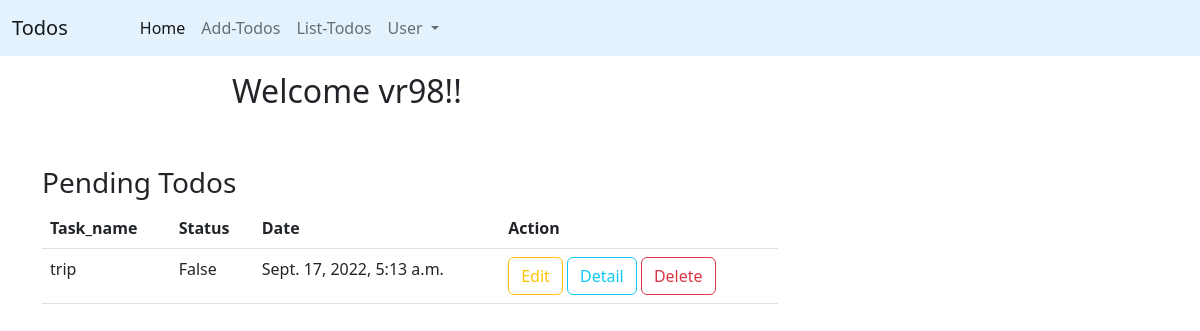
Screenshot of /home (signed in) with the database file from the repository.
### todoapp/models.py (models this page shows, shortened)
class Todo(models.Model):
    user=models.ForeignKey(User,on_delete=models.CASCADE)
    task_name=models.CharField(max_length=120)
    status=models.BooleanField(default=False)
    date=models.DateTimeField(auto_now_add=True)

### todoapp/views.py (the view)
# urls.py: path("home",views.IndexView.as_view(),name="index"),
@method_decorator(signin_required,name="dispatch")
class IndexView(TemplateView):
    template_name = "home.html"
    def get_context_data(self, **kwargs):  # to add(render) extra contexts
        context=super().get_context_data(**kwargs)
        context["todos"]=Todo.objects.filter(user=self.request.user,status=False)
        return context

### todoapp/templates/home.html (shortened to what this page needs)
{%extends 'base.html'%}
{%block body_block%}
 <div class="container">
    <div class="row mt-3">
        <div class="col-2"></div>
        <div class="col-8">
            <h2>Welcome {{request.user}}!! </h2>
        </div>
        <div class="col-2">
        </div>
    </div>
    <div class="row mt-5">
        <div class="col-8">
            <h3>Pending Todos</h3>
            {%if todos%}
            <table class="table">
                <tr>
                    <th>Task_name</th>
                    <th>Status</th>
                    <th>Date</th>
                    <th>Action</th>
                </tr>
                {%for todo in todos%}
                <tr>
                    <td>{{todo.task_name}}</td>
                    <td>{{todo.status}}</td>
                    <td>{{todo.date}}</td>
                    <td>
                        <a href="{%url 'edit-todo' todo.id%}" class="btn btn-outline-warning">Edit</a>
                        <a href="{%url 'todo-detail' todo.id%}" class="btn btn-outline-info">Detail</a>
                        <a href="{%url 'remove-todo' todo.id %}" class="btn btn-outline-danger">Delete</a>
                    </td>
                </tr>
                {%endfor%}
            </table>
            {%else%}
            <h2 class="text text-danger">No_Todos_to_Show</h2>
            {%endif%}
        </div>
        <div class="col-2"></div>
        <div class="col-2"></div>
    </div>
</div>
{%endblock%}

### rows the page displays
Todo: task_name "trip", status "False", date "Sept. 17, 2022, 5:13 a.m."

### other values shown
{{ request.user }} "vr98"
